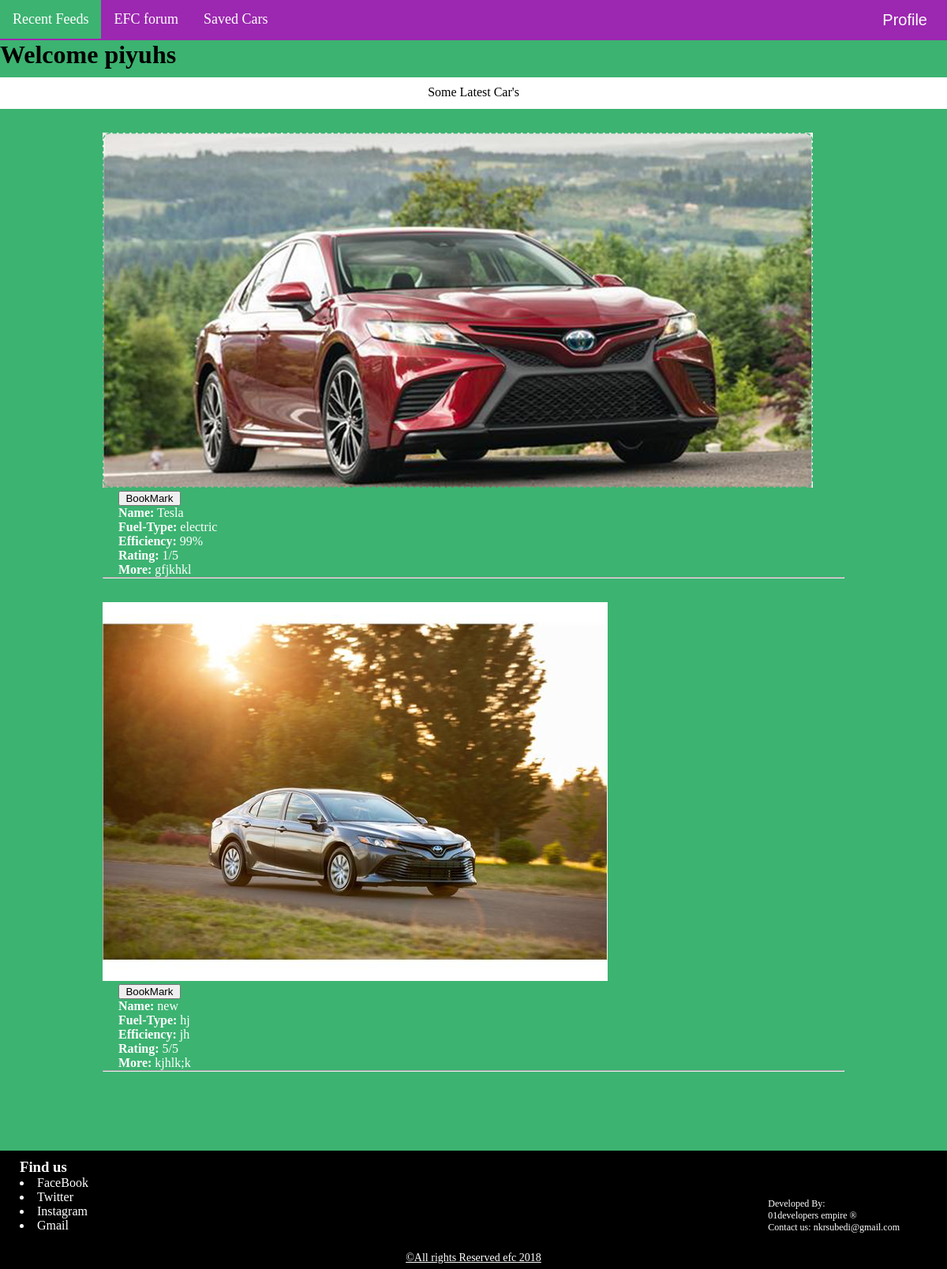
Screenshot of /actions/userhome.php (signed in) with the database file from the repository.
### tables this page shows
CREATE TABLE `user_table` (
  `id` int(11) NOT NULL,
  `name` varchar(20) NOT NULL,
  `address` varchar(20) NOT NULL,
  `postal` varchar(20) NOT NULL,
  `gender` varchar(10) NOT NULL,
  `dob` date NOT NULL,
  `email` varchar(40) NOT NULL,
  `phone` varchar(20) NOT NULL,
  `username` varchar(30) NOT NULL,
  `password` varchar(20) NOT NULL,
  `usertype` varchar(20) NOT NULL
);

CREATE TABLE `car_table` (
  `id` int(11) NOT NULL,
  `car` varchar(100) NOT NULL,
  `fueltype` text NOT NULL,
  `efficiency` varchar(100) NOT NULL,
  `ratings` int(11) NOT NULL,
  `description` text NOT NULL,
  `imagepath` varchar(300) NOT NULL,
  `extension` varchar(20) NOT NULL,
  `newpath` varchar(300) NOT NULL
);

### actions/user.php (called while the page is built, shortened)
<?php
require("connections.php");
class User extends Connection
{
	public $id;
    public function setId($id)
	{
      $this->id = $id;
	}
	public function getUsers(){
		$query = "Select * from user_table where id='$this->id'";
		$res = mysqli_query($this->conn, $query);
		$userdata = mysqli_fetch_array($res);
		return $userdata;
	}
}
class carupload extends connection
{
  	public function Retrival()
    {
      $getCar="select * from car_table";
      $dwcar=mysqli_query($this->conn,$getCar);
      return $dwcar;
    }
}
?>

### actions/connections.php (called while the page is built, shortened)
<?php
class Connection
{
  private $username="root";
  private $hostname="localhost";
  private $password="";
  private $dbname="ecofriendlycars";
  public function __construct()
  {
    $this->conn = mysqli_connect($this->hostname,$this->username,$this->password,$this->dbname);
  }
}
?>

### actions/userhome.php (the view, shortened to what this page needs)
<?php
require("user.php");
if(isset($_SESSION['uid']))
{
  $id = $_SESSION['uid'];
  $obj = new User;
  $obj-> setId($id);
  $userdata = $obj->getUsers();
  $name = $userdata['name'];
}
$carObj= new carupload;
$retrived = $carObj->Retrival();
?>
<!DOCTYPE html>
<html lang="en">
<head>
  <link rel="stylesheet" type="text/css" href="../CSS/users.css">
</head>
<body>
<div class="navbar">
  <a href="userhome.php">Recent Feeds</a>
  <a href="../efcforum.php">EFC forum</a>
  <a href="../savedcar.php">Saved Cars</a>
  <div class="dropdown" style="float: right">
    <button class="dropbtn">Profile
    </button>
    </div> </div>
  <h1>Welcome <?php echo $name; ?></h1>
<div style="height: 20px; background-color: white; padding: 10px; margin-top: 10px; margin-bottom: 30px;">
  <p style="text-align: center;">Some Latest Car's</p>
</div>
<div id="cars" style="width: 1000px; height: auto; margin: auto;">
  <?php
         foreach ($retrived as $userview)
         {
    ?>
<div class="cmainuser" style="margin: 30px;">
  <div class="carpics">
      <img src="<?php echo $userview['imagepath']; ?>">
  </div>
  <div class="aboutcar" style="margin-left: 20px; color: #fff; font-family: verdana;">
    <form action="operation.php" method="post">
    <input type="submit" name="store" value="  BookMark  ">
</form>
    <p><b>Name:</b> <?php echo $userview['car']; ?> </p>
    <p><b>Fuel-Type:</b> <?php echo $userview['fueltype']; ?> </p>
    <p><b>Efficiency:</b> <?php echo $userview['efficiency']; ?> </p>
    <p><b>Rating:</b> <?php echo $userview['ratings']; ?>/5 </p>
    <p><b>More:</b> <?php echo $userview['description']; ?> </p>
  </div>
<hr></hr>
</div>
<?php } ?>
</div>
<footer>
<div style="width: 100%; height: 150px; background-color: #000; margin-top: 100px; color: #fff">
<div style="padding-top:10px; padding-left: 25px; font-family: verdana; float: left; ">
<h3>Find us</h3>
  <li>FaceBook</li>
  <li>Twitter</li>
  <li>Instagram</li>
  <li>Gmail</li>
</div>
<div style="float: right; margin-top: 60px; margin-right: 60px; font-size: 12px;">
  <p>Developed By: </p>
  01developers empire &reg; <br/>
   Contact us: nkrsubedi@gmail.com
</div>
<div style=" float: left; width: 100%; margin-top: 23px; text-align: center; font-size: 14px;">
  <u> &copy;All rights Reserved efc 2018</u>
</div>
</div>
</footer>
</body>
</html>

### CSS/users.css (style rules this page uses)
* { margin: 0; padding: 0; }
body { background-color: #3CB371; }
.navbar { overflow: hidden; background-color: #9C27B0; font-family: verdana; font-size: 18px; }
.navbar a { float: left; color: white; text-align: center; padding: 14px 16px; text-decoration: none; }
.dropdown .dropbtn { font-size: 20px; border: none; outline: none; color: white; padding: 14px 25px; background-color: inherit; }

### rows the page displays
user_table: name "piyuhs"
car_table: imagepath (picture), car "Tesla", fueltype "electric", efficiency "99%", ratings "1", description "gfjkhkl"
car_table: imagepath (picture), car "new", fueltype "hj", efficiency "jh", ratings "5", description "kjhlk;k"
